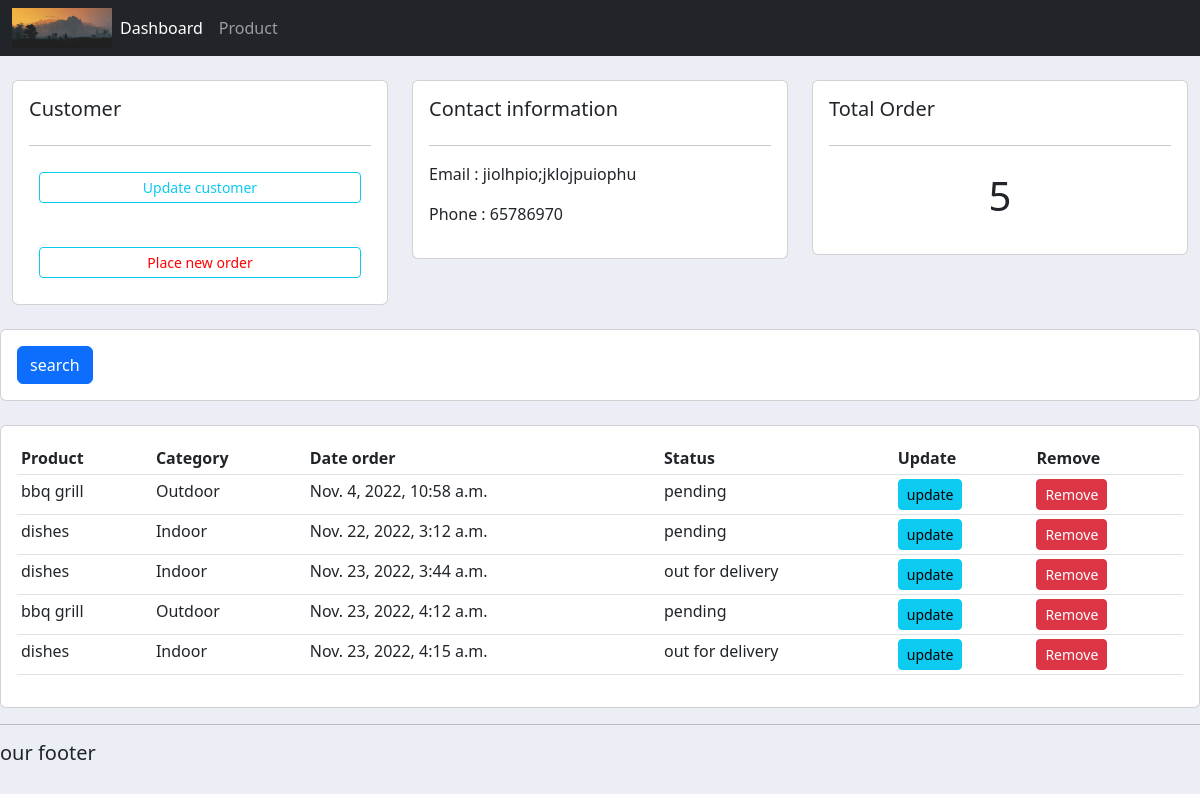
The page /customers/1/ on the database as committed earlier.
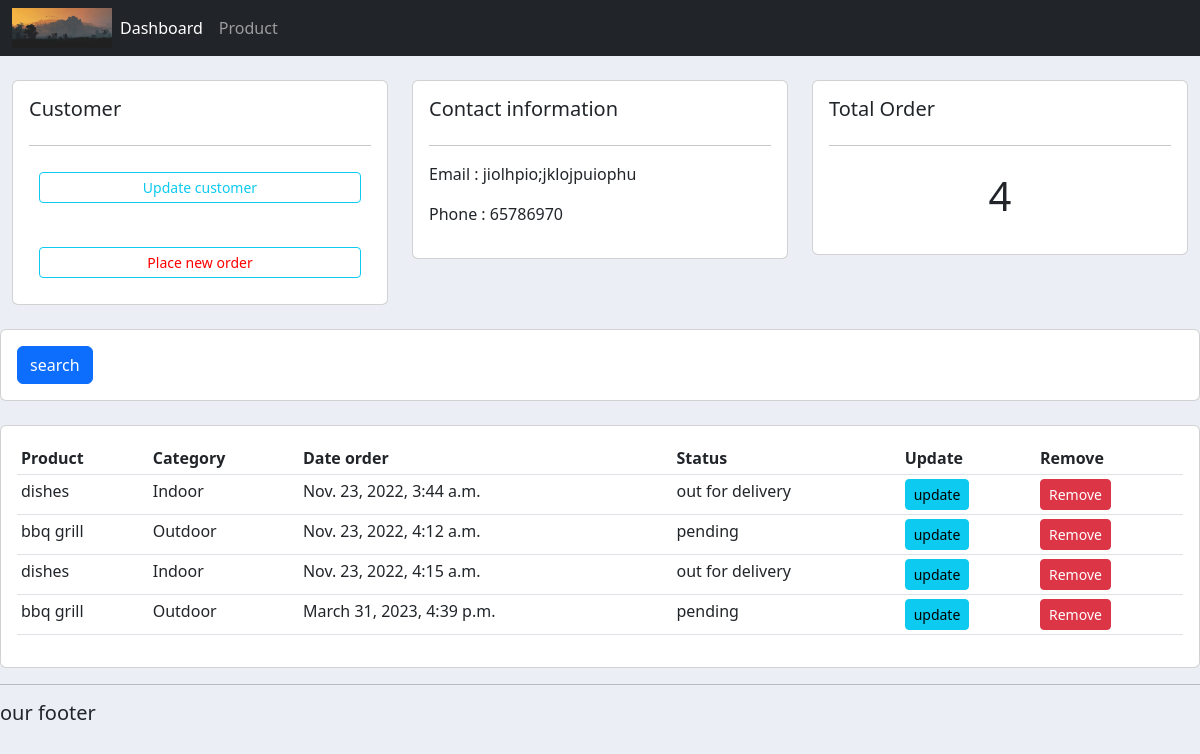
The same page on the database as committed later.
### costumer/models.py (models this page shows, shortened)
class order(models.Model):
    STATUS=(
         ('pending','pending'),
         ('out for delivery','out for delivery'),
         ('Delivered','Delivered'),
    )
    product = models.ForeignKey(product,null=True,on_delete=models.SET_NULL)
    customer = models.ForeignKey(customer,null=True,on_delete=models.SET_NULL)
    date_created = models.DateTimeField(auto_now_add=True,null=True)
    status = models.CharField(max_length = 200,null=True,choices=STATUS)

class product(models.Model):
    CATEGORY = (
        ('Indoor','Indoor'),
        ('Outdoor','Outdoor'),
    )
    name = models.CharField(max_length = 200,null=True)
    price = models.FloatField(null=True)
    category = models.CharField(max_length = 200,null=True,choices=CATEGORY)
    description =  models.CharField(max_length = 200,null=True,blank=True)
    date_created = models.DateTimeField(auto_now_add=True,null=True)
    tags = models.ManyToManyField(tag)
    def __str__(self):
        return self.name

### costumer/views.py (the view)
# urls.py: path('customers/<str:eli>/', views.customers,name="customer"),
def customers(request, eli):
    Customer = customer.objects.get(id=eli)
    Orders = Customer.order_set.all()
    total_orders = Orders.count()
    context = {'Customer':Customer,'Orders':Orders,'total_orders':total_orders}
    return render(request,'account/customer.html',context)

### costumer/templates/account/customer.html
{% extends "account/main.html" %}
{% block content %}
<br>
<div class="row">
            <div class="col-md">
                <div class="card card-body">
                    <h5> Customer </h5>
                    <hr>
                    <a class="btn btn-outline-info btn-sm btn-block"href=""style="border-raduis:1px solid red;margin:10px;">Update customer</a>
                    <br>
                    <a class="btn btn-outline-info btn-sm btn-block"href="{% url 'create_order' Customer.id %}"style="border-raduis:1px solid red;color:red;margin:10px;">Place new order</a>
                </div>
             </div>
            <div class="col-md">
                <div class="card card-body">
                    <h5> Contact information </h5>
                    <hr>
                     <p>Email : {{Customer.email}}</p>
                     <p>Phone : {{Customer.phone}}</p>
                </div>
            </div>
            <div class="col-md">
                <div class="card card-body">
                    <h5> Total Order </h5>
                    <hr>
                    <h1 style="text-align: center;padding: 10px;">{{total_orders}}</h1>
                </div>
            </div>
</div>
</div>
<br>
<div class="row">
    <div class="col">
        <div class="card card-body">
            <form method="get">
                <button class="btn btn-primary"type="submit">search</button>
            </form>
        </div>
    </div>
</div>
<br>
 <div class="row">
    <div class="col-md">
        <div class="card card-body">
            <table class="table table-sm">
                <tr>
                    <th>Product</th>
                    <th>Category</th>
                    <th>Date order</th>
                    <th>Status</th>
                    <th>Update</th>
                    <th>Remove</th>
                </tr>
                {%for order in Orders%}
                <tr>
                   <td>{{order.product}}</td>
                   <td>{{order.product.category}}</td>
                   <td>{{order.date_created}}</td>
                   <td>{{order.status}}</td>
                   <td> <a class="btn btn-sm btn-info" href="{% url 'update_order' order.id %}">update</a>
                   <td><a class="btn btn-sm btn-danger" href="#">Remove</a></td>
                </tr>
                {% endfor %}
            </table>
        </div>
    </div>
</div>
{% endblock content%}

Rows that differ between the two databases and show on the page:
removed order: product "bbq grill", product.category "Outdoor", date_created "Nov. 4, 2022, 10:58 a.m.", status "pending"
removed order: product "dishes", product.category "Indoor", date_created "Nov. 22, 2022, 3:12 a.m.", status "pending"
added order: product "bbq grill", product.category "Outdoor", date_created "March 31, 2023, 4:39 p.m.", status "pending"
Other text that changed with them:
{{ total_orders }}: "5" → "4"
